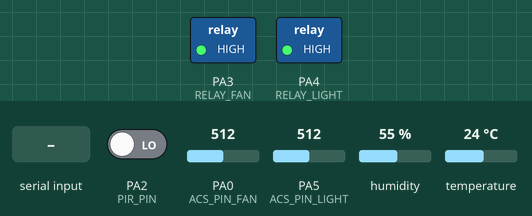
Simulated run of this program. Board: STM32 Black Pill. Shown: switched loads named in the program (green lamp = pin HIGH). The test bench sets the inputs (shaded band); at power-on: PA2 (PIR_PIN) LOW, temperature 24 °C, PA0 (ACS_PIN_FAN) = 512, PA5 (ACS_PIN_LIGHT) = 512, humidity 55 % (analog values on the 0–1023 scale). What the program prints to the serial monitor is not drawn.

Above: at 3.8 s.
3.9 s: PA2 (PIR_PIN) driven HIGH
At 6.1 s:
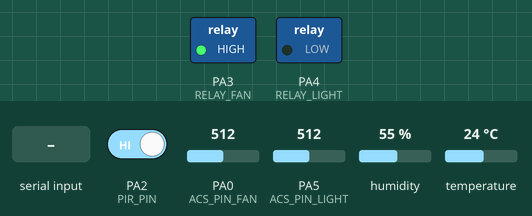
6.4 s: temperature set to 24.6 °C
12.3 s: temperature set to 25.5 °C
At 13.8 s:
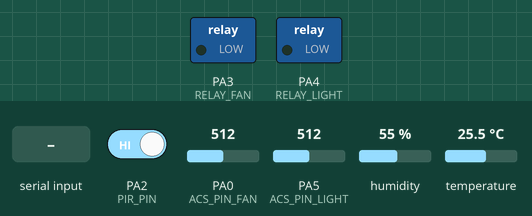
14.1 s: "<LIGHT_OFF>" received over the second serial link
At 14.5 s:
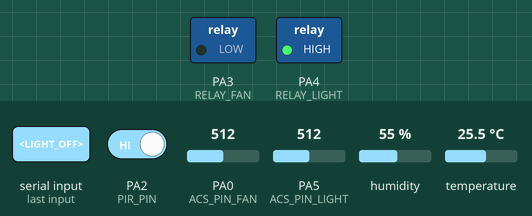
Timing chart, 0 to 17.1 s (numbered marks = the images above; inputs shaded):
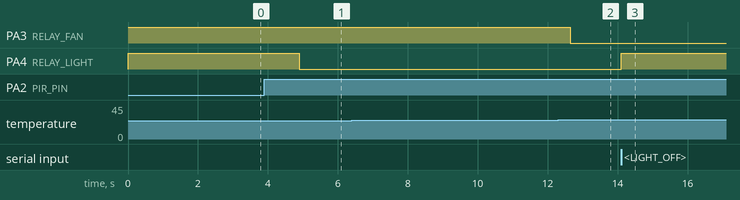

The program:

main.cpp
```cpp
#include <Arduino.h>
#include <DHT.h>
#include <math.h>
#include <string.h>

// =============================================================================
// SMART OFFICE ENERGY MANAGEMENT SYSTEM — STM32F411 Firmware
// Fixed version:
// - Correct float formatting using dtostrf()
// - Static JSON buffer
// - seq + ts + CRC16
// - Non-blocking ACK/NACK retry
// - PIR debounce
// - Override timeout
// - UART statistics
// =============================================================================

// --- Pin Definitions ---------------------------------------------------------
#define DHTPIN        PA1
#define DHTTYPE       DHT22
#define PIR_PIN       PA2
#define RELAY_FAN     PA3
#define RELAY_LIGHT   PA4
#define ACS_PIN_FAN   PA0
#define ACS_PIN_LIGHT PA5

// --- UART --------------------------------------------------------------------
#define ESP_UART Serial1
#define DEBUG_SERIAL Serial

const unsigned long UART_BAUD_RATE = 115200;

// --- ACS712 Calibration Constants --------------------------------------------
const float VREF        = 3.3;

// Use 0.185 for ACS712 5A.
// Use 0.100 for ACS712 20A.
// Use 0.066 for ACS712 30A.
const float SENSITIVITY = 0.185;

const float ADC_SCALE = 4095.0;

float ZERO_VOLTAGE_FAN   = 0.0;
float ZERO_VOLTAGE_LIGHT = 0.0;

// --- Timing ------------------------------------------------------------------
const unsigned long PIR_DEBOUNCE_MS       = 1000;        // 1 second practical debounce
const unsigned long OCCUPANCY_TIMEOUT_MS  = 900000UL;    // 15 minutes
const unsigned long OVERRIDE_TIMEOUT_MS   = 1800000UL;   // 30 minutes
const unsigned long PUBLISH_INTERVAL_MS   = 2300;
const unsigned long ACK_TIMEOUT_MS        = 1000;

// --- Automation State Variables ----------------------------------------------
unsigned long lastMotionTime = 0;
bool roomOccupied = false;
bool fanIsOn      = false;
bool lightIsOn    = false;

// --- PIR Debounce Variables ---------------------------------------------------
unsigned long pirHighStartTime = 0;
bool pirCandidateHigh = false;

// --- Override State Machine ---------------------------------------------------
enum Mode { AUTO, FORCE_ON, FORCE_OFF };
Mode fanMode   = AUTO;
Mode lightMode = AUTO;
unsigned long overrideStartTime = 0;

// --- Last Valid DHT22 Readings ------------------------------------------------
float lastValidT = 24.0;
float lastValidH = 75.0;

DHT dht(DHTPIN, DHTTYPE);

// --- Latest Power Values ------------------------------------------------------
float fanAmps    = 0.0;
float lightAmps  = 0.0;
float fanPower   = 0.0;
float lightPower = 0.0;

// --- Static Telemetry Buffer --------------------------------------------------
char telemetryPayload[512];
char pendingPayload[512];
uint32_t seqCounter = 0;
uint32_t pendingSeq = 0;

// --- UART ACK/NACK State ------------------------------------------------------
enum UartState { UART_IDLE, UART_WAIT_ACK, UART_RETRY_PENDING };
UartState uartState = UART_IDLE;

unsigned long lastPublishTime = 0;
unsigned long lastUartSendTime = 0;
uint8_t retryCount = 0;
const uint8_t MAX_RETRY = 2;

// --- UART Statistics for Chapter 6 -------------------------------------------
uint32_t ackCount = 0;
uint32_t nackCount = 0;
uint32_t timeoutCount = 0;
uint32_t retransmissionCount = 0;

// --- UART RX Buffers ----------------------------------------------------------
char commandBuffer[40];
size_t commandIndex = 0;
bool readingCommand = false;

char lineBuffer[40];
size_t lineIndex = 0;

// =============================================================================
// CRC16
// =============================================================================
uint16_t crc16(const uint8_t* data, size_t len) {
  uint16_t crc = 0xFFFF;

  for (size_t i = 0; i < len; i++) {
    crc ^= data[i];

    for (int j = 0; j < 8; j++) {
      if (crc & 1) {
        crc = (crc >> 1) ^ 0xA001;
      } else {
        crc >>= 1;
      }
    }
  }

  return crc;
}

// =============================================================================
// FLOAT TO CHAR HELPER
// This fixes STM32 snprintf() float issue.
// =============================================================================
void floatToChar(float value, char* buffer, size_t bufferSize, uint8_t decimals) {
  dtostrf(value, 0, decimals, buffer);

  // Remove leading spaces from dtostrf()
  char* start = buffer;
  while (*start == ' ') {
    start++;
  }

  if (start != buffer) {
    memmove(buffer, start, strlen(start) + 1);
  }
}

// =============================================================================
// COMMAND HANDLING
// =============================================================================
void applyCommand(const char* command) {
  bool overrideCommand = false;

  if (strcmp(command, "FAN_ON") == 0) {
    fanMode = FORCE_ON;
    overrideCommand = true;
  }
  else if (strcmp(command, "FAN_OFF") == 0) {
    fanMode = FORCE_OFF;
    overrideCommand = true;
  }
  else if (strcmp(command, "LIGHT_ON") == 0) {
    lightMode = FORCE_ON;
    overrideCommand = true;
  }
  else if (strcmp(command, "LIGHT_OFF") == 0) {
    lightMode = FORCE_OFF;
    overrideCommand = true;
  }
  else if (strcmp(command, "AUTO") == 0) {
    fanMode = AUTO;
    lightMode = AUTO;
    overrideStartTime = 0;
  }

  if (overrideCommand) {
    overrideStartTime = millis();
  }

  DEBUG_SERIAL.print("[COMMAND RX] ");
  DEBUG_SERIAL.println(command);
}

// Reads both:
// 1. ESP commands: <FAN_ON>, <FAN_OFF>, <LIGHT_ON>, <LIGHT_OFF>, <AUTO>
// 2. ESP ACK/NACK lines: ACK:12 or NACK:12
void readEspUart() {
  while (ESP_UART.available()) {
    char c = (char)ESP_UART.read();

    // Command parser: <COMMAND>
    if (c == '<') {
      readingCommand = true;
      commandIndex = 0;
      continue;
    }

    if (readingCommand) {
      if (c == '>') {
        commandBuffer[commandIndex] = '\0';
        applyCommand(commandBuffer);
        readingCommand = false;
        commandIndex = 0;
      }
      else if (commandIndex < sizeof(commandBuffer) - 1) {
        commandBuffer[commandIndex++] = c;
      }
      else {
        readingCommand = false;
        commandIndex = 0;
      }

      continue;
    }

    // ACK/NACK line parser
    if (c == '\r') {
      continue;
    }

    if (c == '\n') {
      lineBuffer[lineIndex] = '\0';

      if (lineIndex > 0 && uartState == UART_WAIT_ACK) {
        char expectedAck[24];
        char expectedNack[24];

        snprintf(expectedAck, sizeof(expectedAck), "ACK:%lu", (unsigned long)pendingSeq);
        snprintf(expectedNack, sizeof(expectedNack), "NACK:%lu", (unsigned long)pendingSeq);

        if (strcmp(lineBuffer, expectedAck) == 0) {
          ackCount++;
          retryCount = 0;
          uartState = UART_IDLE;
        }
        else if (strcmp(lineBuffer, expectedNack) == 0) {
          nackCount++;
          uartState = UART_RETRY_PENDING;
        }
      }

      lineIndex = 0;
    }
    else {
      if (lineIndex < sizeof(lineBuffer) - 1) {
        lineBuffer[lineIndex++] = c;
      }
      else {
        lineIndex = 0;
      }
    }
  }
}

// =============================================================================
// SENSOR AND CONTROL LOGIC
// =============================================================================
void updateOccupancyState() {
  int motionDetected = digitalRead(PIR_PIN);
  unsigned long now = millis();

  if (motionDetected == HIGH) {
    if (!pirCandidateHigh) {
      pirCandidateHigh = true;
      pirHighStartTime = now;
    }

    if ((now - pirHighStartTime) >= PIR_DEBOUNCE_MS) {
      roomOccupied = true;
      lastMotionTime = now;
    }
  }
  else {
    pirCandidateHigh = false;

    if (roomOccupied && ((now - lastMotionTime) > OCCUPANCY_TIMEOUT_MS)) {
      roomOccupied = false;
    }
  }

  // Debug print every 1 second only
  static unsigned long lastPirDebug = 0;
  if (millis() - lastPirDebug >= 1000) {
    lastPirDebug = millis();

    DEBUG_SERIAL.print("PIR=");
    DEBUG_SERIAL.print(motionDetected);
    DEBUG_SERIAL.print(" occupied=");
    DEBUG_SERIAL.print(roomOccupied);
    DEBUG_SERIAL.print(" temp=");
    DEBUG_SERIAL.println(lastValidT);
  }
}

void updateOverrideTimeout() {
  if (fanMode != AUTO || lightMode != AUTO) {
    if (overrideStartTime == 0) {
      overrideStartTime = millis();
    }

    if ((millis() - overrideStartTime) >= OVERRIDE_TIMEOUT_MS) {
      fanMode = AUTO;
      lightMode = AUTO;
      overrideStartTime = 0;
      DEBUG_SERIAL.println("[OVERRIDE] Timeout expired. Returning to AUTO.");
    }
  }
}

void updateActuationLogic() {
  bool autoLight = roomOccupied;
  bool autoFan   = fanIsOn;

  if (roomOccupied) {
    if (lastValidT > 25.0) {
      autoFan = true;
    }
    else if (lastValidT < 21.0) {
      autoFan = false;
    }
  }
  else {
    autoFan = false;
  }

  if (lightMode == FORCE_ON) {
    lightIsOn = true;
  }
  else if (lightMode == FORCE_OFF) {
    lightIsOn = false;
  }
  else {
    lightIsOn = autoLight;
  }

  if (fanMode == FORCE_ON) {
    fanIsOn = true;
  }
  else if (fanMode == FORCE_OFF) {
    fanIsOn = false;
  }
  else {
    fanIsOn = autoFan;
  }

  // Active-LOW relay module: LOW = ON, HIGH = OFF
  digitalWrite(RELAY_LIGHT, lightIsOn ? LOW : HIGH);
  digitalWrite(RELAY_FAN,   fanIsOn   ? LOW : HIGH);
}

float readCurrent(uint8_t pin, float zeroVoltage, bool loadOn) {
  long rawSum = 0;

  for (int i = 0; i < 50; i++) {
    rawSum += analogRead(pin);
    delay(1);
  }

  float rawAverage = rawSum / 50.0;
  float voltage = (rawAverage / ADC_SCALE) * VREF;
  float current = (voltage - zeroVoltage) / SENSITIVITY;

  current = fabs(current);

  if (current < 0.10) {
    current = 0.0;
  }

  if (!loadOn) {
    current = 0.0;
  }

  return current;
}

void updateCurrentAndPower() {
  fanAmps = readCurrent(ACS_PIN_FAN, ZERO_VOLTAGE_FAN, fanIsOn);
  lightAmps = readCurrent(ACS_PIN_LIGHT, ZERO_VOLTAGE_LIGHT, lightIsOn);

  fanPower = fanAmps * 5.0;
  lightPower = lightAmps * 5.0;
}

// =============================================================================
// TELEMETRY FORMAT
// =============================================================================
bool formatTelemetryPayload() {
  uint32_t seq = ++seqCounter;

  char tempStr[12];
  char humStr[12];
  char fanAmpsStr[12];
  char lightAmpsStr[12];
  char fanPowerStr[12];
  char lightPowerStr[12];

  floatToChar(lastValidT, tempStr, sizeof(tempStr), 1);
  floatToChar(lastValidH, humStr, sizeof(humStr), 1);
  floatToChar(fanAmps, fanAmpsStr, sizeof(fanAmpsStr), 2);
  floatToChar(lightAmps, lightAmpsStr, sizeof(lightAmpsStr), 2);
  floatToChar(fanPower, fanPowerStr, sizeof(fanPowerStr), 2);
  floatToChar(lightPower, lightPowerStr, sizeof(lightPowerStr), 2);

  int len = snprintf(
    telemetryPayload,
    sizeof(telemetryPayload),
    "{\"seq\":%lu,\"ts\":%lu,"
    "\"Temperature\":%s,"
    "\"Humidity\":%s,"
    "\"Fan_Amps\":%s,"
    "\"Light_Amps\":%s,"
    "\"Fan_Power\":%s,"
    "\"Light_Power\":%s,"
    "\"Occupancy\":\"%s\","
    "\"Fan_Status\":\"%s\","
    "\"Light_Status\":\"%s\"",
    (unsigned long)seq,
    (unsigned long)millis(),
    tempStr,
    humStr,
    fanAmpsStr,
    lightAmpsStr,
    fanPowerStr,
    lightPowerStr,
    roomOccupied ? "ON" : "OFF",
    fanIsOn ? "ON" : "OFF",
    lightIsOn ? "ON" : "OFF"
  );

  if (len <= 0 || len >= (int)sizeof(telemetryPayload)) {
    return false;
  }

  uint16_t crc = crc16((const uint8_t*)telemetryPayload, len);

  int finalLen = snprintf(
    telemetryPayload + len,
    sizeof(telemetryPayload) - len,
    ",\"crc\":\"0x%04X\"}",
    crc
  );

  if (finalLen <= 0 || (len + finalLen) >= (int)sizeof(telemetryPayload)) {
    return false;
  }

  pendingSeq = seq;
  return true;
}

// =============================================================================
// UART TELEMETRY SEND / RETRY
// =============================================================================
void sendTelemetryPayload() {
  strncpy(pendingPayload, telemetryPayload, sizeof(pendingPayload) - 1);
  pendingPayload[sizeof(pendingPayload) - 1] = '\0';

  ESP_UART.println(pendingPayload);

  lastUartSendTime = millis();
  retryCount = 0;
  uartState = UART_WAIT_ACK;

  DEBUG_SERIAL.print("[UART TX] seq=");
  DEBUG_SERIAL.print(pendingSeq);
  DEBUG_SERIAL.print(" size=");
  DEBUG_SERIAL.println(strlen(pendingPayload));
}

void handleUartRetry() {
  if (uartState == UART_WAIT_ACK) {
    if ((millis() - lastUartSendTime) >= ACK_TIMEOUT_MS) {
      timeoutCount++;
      uartState = UART_RETRY_PENDING;
    }
  }

  if (uartState == UART_RETRY_PENDING) {
    if (retryCount < MAX_RETRY) {
      retryCount++;
      retransmissionCount++;

      ESP_UART.println(pendingPayload);
      lastUartSendTime = millis();
      uartState = UART_WAIT_ACK;

      DEBUG_SERIAL.print("[UART RETRY] seq=");
      DEBUG_SERIAL.print(pendingSeq);
      DEBUG_SERIAL.print(" retry=");
      DEBUG_SERIAL.println(retryCount);
    }
    else {
      DEBUG_SERIAL.print("[UART DROP] seq=");
      DEBUG_SERIAL.println(pendingSeq);

      retryCount = 0;
      uartState = UART_IDLE;
    }
  }
}

void telemetryTask() {
  if ((millis() - lastPublishTime) < PUBLISH_INTERVAL_MS) {
    return;
  }

  // If ACK is not received yet, wait until retry/drop finishes.
  if (uartState != UART_IDLE) {
    return;
  }

  lastPublishTime = millis();

  updateCurrentAndPower();

  if (formatTelemetryPayload()) {
    DEBUG_SERIAL.print("TX: ");
    DEBUG_SERIAL.println(telemetryPayload);
    sendTelemetryPayload();
  }
  else {
    DEBUG_SERIAL.println("[ERROR] Telemetry format failed.");
  }
}

// =============================================================================
// SETUP
// =============================================================================
void setup() {
  DEBUG_SERIAL.begin(115200);
  ESP_UART.begin(UART_BAUD_RATE);

  analogReadResolution(12);
  dht.begin();

  pinMode(PIR_PIN, INPUT);
  pinMode(ACS_PIN_FAN, INPUT_ANALOG);
  pinMode(ACS_PIN_LIGHT, INPUT_ANALOG);
  pinMode(RELAY_FAN, OUTPUT);
  pinMode(RELAY_LIGHT, OUTPUT);

  // Active-LOW relay: HIGH = OFF
  digitalWrite(RELAY_FAN, HIGH);
  digitalWrite(RELAY_LIGHT, HIGH);

  delay(500);

  DEBUG_SERIAL.println("=== STM32 Smart Office Firmware ===");
  DEBUG_SERIAL.println("Calibrating ACS712 zero points...");

  long zeroSumFan = 0;
  for (int i = 0; i < 500; i++) {
    zeroSumFan += analogRead(ACS_PIN_FAN);
    delay(2);
  }
  ZERO_VOLTAGE_FAN = ((zeroSumFan / 500.0) / ADC_SCALE) * VREF;

  long zeroSumLight = 0;
  for (int i = 0; i < 500; i++) {
    zeroSumLight += analogRead(ACS_PIN_LIGHT);
    delay(2);
  }
  ZERO_VOLTAGE_LIGHT = ((zeroSumLight / 500.0) / ADC_SCALE) * VREF;

  DEBUG_SERIAL.println("Boot complete. Starting main loop.");
}

// =============================================================================
// MAIN LOOP
// =============================================================================
void loop() {
  readEspUart();
  handleUartRetry();

  float t = dht.readTemperature();
  float h = dht.readHumidity();

  if (!isnan(t)) {
    lastValidT = t;
  }

  if (!isnan(h)) {
    lastValidH = h;
  }

  updateOccupancyState();
  updateOverrideTimeout();
  updateActuationLogic();

  telemetryTask();

  static unsigned long lastStatsPrint = 0;
  if (millis() - lastStatsPrint >= 30000) {
    lastStatsPrint = millis();

    DEBUG_SERIAL.print("[UART STATS] ACK=");
    DEBUG_SERIAL.print(ackCount);
    DEBUG_SERIAL.print(" NACK=");
    DEBUG_SERIAL.print(nackCount);
    DEBUG_SERIAL.print(" TIMEOUT=");
    DEBUG_SERIAL.print(timeoutCount);
    DEBUG_SERIAL.print(" RETRY=");
    DEBUG_SERIAL.println(retransmissionCount);
  }
}
```

Measured:
- the behaviour switches between 25 and 25.1 °C on temperature (found by bisection; images 1 and 2)
- after the input at 3.9 s, PA4 (RELAY_LIGHT): HIGH → LOW after 1.0 s
- after the input at 6.4 s, every drawn part: stays the same
- after the input at 12.3 s, PA3 (RELAY_FAN): HIGH → LOW after 0.35 s
- after the input at 14.1 s, PA4 (RELAY_LIGHT): LOW → HIGH at once
